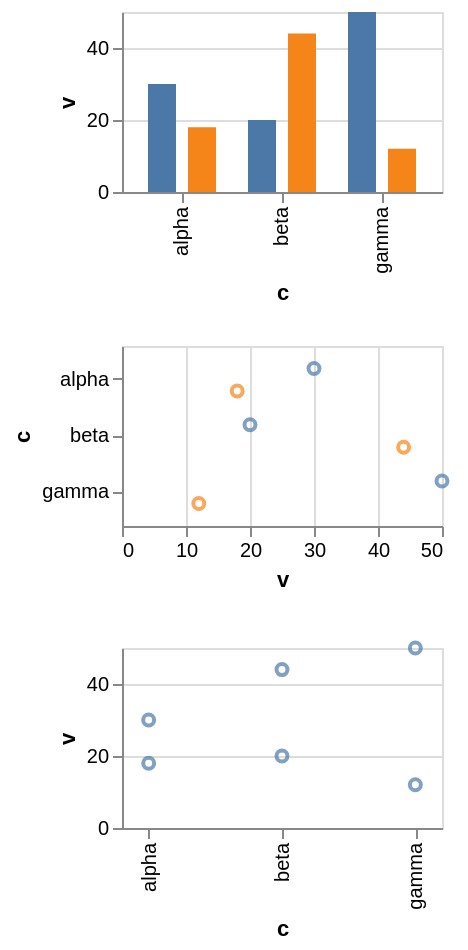

Here is the Vega-Lite specification saved for this chart:
### Vega-Lite specification from a JSON file in a GitHub repository (floating-point values rounded to 4 significant figures)
{"$schema": "https://vega.github.io/schema/vega-lite/v6.json", "description": "An offset scale is padded by its own two entries in `config.scale`, and by a constant that is not an entry at all. Upstream sends the offset channels down a second arm of each rule: `} else if (isXorYOffset(channel)) { if (scaleType === ScaleType.BAND) return scaleConfig.offsetBandPaddingInner; }` for the inner padding, and `} else if (isXorYOffset(channel)) { if (scaleType === ScaleType.POINT) { return 0.5; } else if (scaleType === ScaleType.BAND) return scaleConfig.offsetBandPaddingOuter; }` for the outer. This compiler had neither arm. `offsetBandPaddingInner` and `offsetBandPaddingOuter` were never read, and because they have no default the omission was silent until a theme wrote one; and the point case read `pointPadding`, which agreed only by the accident that its default is the same 0.5 the comment calls for — the half-step that puts an offset point on the centre of the band a bar would have filled. The first row is a grouped bar, where the inner scale takes the theme's 0.3 and 0.15 while the outer band keeps the wider nested-offset padding that separates the groups. The second row offsets points down the other axis — a second channel rather than the same one, because a concatenation shares an offset scale across its views and the two would otherwise be merged into one — and its outer padding must stay 0.5 even though the theme has narrowed every point scale to 0.2, since that number is a constant and not the configured one. The third row is a point scale with no offset at all, where `pointPadding` does apply and must read 0.2, so the two are told apart rather than assumed alike.", "data": {"values": [{"c": "alpha", "g": "one", "v": 30}, {"c": "alpha", "g": "two", "v": 18}, {"c": "beta", "g": "one", "v": 20}, {"c": "beta", "g": "two", "v": 44}, {"c": "gamma", "g": "one", "v": 50}, {"c": "gamma", "g": "two", "v": 12}]}, "config": {"scale": {"offsetBandPaddingInner": 0.3, "offsetBandPaddingOuter": 0.15, "pointPadding": 0.2}}, "vconcat": [{"width": 160, "height": 90, "mark": "bar", "encoding": {"x": {"field": "c", "type": "nominal"}, "xOffset": {"field": "g", "type": "nominal"}, "y": {"field": "v", "type": "quantitative"}, "color": {"field": "g", "type": "nominal", "legend": null}}}, {"width": 160, "height": 90, "mark": "point", "encoding": {"y": {"field": "c", "type": "nominal"}, "yOffset": {"field": "g", "type": "nominal", "scale": {"type": "point"}}, "x": {"field": "v", "type": "quantitative"}, "color": {"field": "g", "type": "nominal", "legend": null}}}, {"width": 160, "height": 90, "mark": "point", "encoding": {"x": {"field": "c", "type": "nominal"}, "y": {"field": "v", "type": "quantitative"}}}]}
